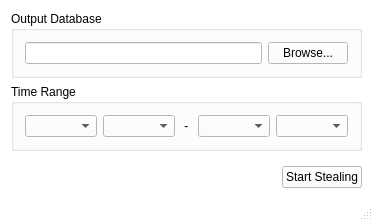
<?xml version="1.0" encoding="UTF-8"?>
<ui version="4.0">
 <class>MainWindow</class>
 <widget class="QMainWindow" name="MainWindow">
  <property name="geometry">
   <rect>
    <x>0</x>
    <y>0</y>
    <width>348</width>
    <height>192</height>
   </rect>
  </property>
  <property name="palette">
   <palette>
    <active>
     <colorrole role="WindowText">
      <brush brushstyle="SolidPattern">
       <color alpha="255">
        <red>0</red>
        <green>0</green>
        <blue>0</blue>
       </color>
      </brush>
     </colorrole>
     <colorrole role="Button">
      <brush brushstyle="SolidPattern">
       <color alpha="255">
        <red>255</red>
        <green>255</green>
        <blue>255</blue>
       </color>
      </brush>
     </colorrole>
     <colorrole role="Light">
      <brush brushstyle="SolidPattern">
       <color alpha="255">
        <red>255</red>
        <green>255</green>
        <blue>255</blue>
       </color>
      </brush>
     </colorrole>
     <colorrole role="Midlight">
      <brush brushstyle="SolidPattern">
       <color alpha="255">
        <red>255</red>
        <green>255</green>
        <blue>255</blue>
       </color>
      </brush>
     </colorrole>
     <colorrole role="Dark">
      <brush brushstyle="SolidPattern">
       <color alpha="255">
        <red>127</red>
        <green>127</green>
        <blue>127</blue>
       </color>
      </brush>
     </colorrole>
     <colorrole role="Mid">
      <brush brushstyle="SolidPattern">
       <color alpha="255">
        <red>170</red>
        <green>170</green>
        <blue>170</blue>
       </color>
      </brush>
     </colorrole>
     <colorrole role="Text">
      <brush brushstyle="SolidPattern">
       <color alpha="255">
        <red>0</red>
        <green>0</green>
        <blue>0</blue>
       </color>
      </brush>
     </colorrole>
     <colorrole role="BrightText">
      <brush brushstyle="SolidPattern">
       <color alpha="255">
        <red>255</red>
        <green>255</green>
        <blue>255</blue>
       </color>
      </brush>
     </colorrole>
     <colorrole role="ButtonText">
      <brush brushstyle="SolidPattern">
       <color alpha="255">
        <red>0</red>
        <green>0</green>
        <blue>0</blue>
       </color>
      </brush>
     </colorrole>
     <colorrole role="Base">
      <brush brushstyle="SolidPattern">
       <color alpha="255">
        <red>255</red>
        <green>255</green>
        <blue>255</blue>
       </color>
      </brush>
     </colorrole>
     <colorrole role="Window">
      <brush brushstyle="SolidPattern">
       <color alpha="255">
        <red>255</red>
        <green>255</green>
        <blue>255</blue>
       </color>
      </brush>
     </colorrole>
     <colorrole role="Shadow">
      <brush brushstyle="SolidPattern">
       <color alpha="255">
        <red>0</red>
        <green>0</green>
        <blue>0</blue>
       </color>
      </brush>
     </colorrole>
     <colorrole role="AlternateBase">
      <brush brushstyle="SolidPattern">
       <color alpha="255">
        <red>255</red>
        <green>255</green>
        <blue>255</blue>
       </color>
      </brush>
     </colorrole>
     <colorrole role="ToolTipBase">
      <brush brushstyle="SolidPattern">
       <color alpha="255">
        <red>255</red>
        <green>255</green>
        <blue>220</blue>
       </color>
      </brush>
     </colorrole>
     <colorrole role="ToolTipText">
      <brush brushstyle="SolidPattern">
       <color alpha="255">
        <red>0</red>
        <green>0</green>
        <blue>0</blue>
       </color>
      </brush>
     </colorrole>
    </active>
    <inactive>
     <colorrole role="WindowText">
      <brush brushstyle="SolidPattern">
       <color alpha="255">
        <red>0</red>
        <green>0</green>
        <blue>0</blue>
       </color>
      </brush>
     </colorrole>
     <colorrole role="Button">
      <brush brushstyle="SolidPattern">
       <color alpha="255">
        <red>255</red>
        <green>255</green>
        <blue>255</blue>
       </color>
      </brush>
     </colorrole>
     <colorrole role="Light">
      <brush brushstyle="SolidPattern">
       <color alpha="255">
        <red>255</red>
        <green>255</green>
        <blue>255</blue>
       </color>
      </brush>
     </colorrole>
     <colorrole role="Midlight">
      <brush brushstyle="SolidPattern">
       <color alpha="255">
        <red>255</red>
        <green>255</green>
        <blue>255</blue>
       </color>
      </brush>
     </colorrole>
     <colorrole role="Dark">
      <brush brushstyle="SolidPattern">
       <color alpha="255">
        <red>127</red>
        <green>127</green>
        <blue>127</blue>
       </color>
      </brush>
     </colorrole>
     <colorrole role="Mid">
      <brush brushstyle="SolidPattern">
       <color alpha="255">
        <red>170</red>
        <green>170</green>
        <blue>170</blue>
       </color>
      </brush>
     </colorrole>
     <colorrole role="Text">
      <brush brushstyle="SolidPattern">
       <color alpha="255">
        <red>0</red>
        <green>0</green>
        <blue>0</blue>
       </color>
      </brush>
     </colorrole>
     <colorrole role="BrightText">
      <brush brushstyle="SolidPattern">
       <color alpha="255">
        <red>255</red>
        <green>255</green>
        <blue>255</blue>
       </color>
      </brush>
     </colorrole>
     <colorrole role="ButtonText">
      <brush brushstyle="SolidPattern">
       <color alpha="255">
        <red>0</red>
        <green>0</green>
        <blue>0</blue>
       </color>
      </brush>
     </colorrole>
     <colorrole role="Base">
      <brush brushstyle="SolidPattern">
       <color alpha="255">
        <red>255</red>
        <green>255</green>
        <blue>255</blue>
       </color>
      </brush>
     </colorrole>
     <colorrole role="Window">
      <brush brushstyle="SolidPattern">
       <color alpha="255">
        <red>255</red>
        <green>255</green>
        <blue>255</blue>
       </color>
      </brush>
     </colorrole>
     <colorrole role="Shadow">
      <brush brushstyle="SolidPattern">
       <color alpha="255">
        <red>0</red>
        <green>0</green>
        <blue>0</blue>
       </color>
      </brush>
     </colorrole>
     <colorrole role="AlternateBase">
      <brush brushstyle="SolidPattern">
       <color alpha="255">
        <red>255</red>
        <green>255</green>
        <blue>255</blue>
       </color>
      </brush>
     </colorrole>
     <colorrole role="ToolTipBase">
      <brush brushstyle="SolidPattern">
       <color alpha="255">
        <red>255</red>
        <green>255</green>
        <blue>220</blue>
       </color>
      </brush>
     </colorrole>
     <colorrole role="ToolTipText">
      <brush brushstyle="SolidPattern">
       <color alpha="255">
        <red>0</red>
        <green>0</green>
        <blue>0</blue>
       </color>
      </brush>
     </colorrole>
    </inactive>
    <disabled>
     <colorrole role="WindowText">
      <brush brushstyle="SolidPattern">
       <color alpha="255">
        <red>127</red>
        <green>127</green>
        <blue>127</blue>
       </color>
      </brush>
     </colorrole>
     <colorrole role="Button">
      <brush brushstyle="SolidPattern">
       <color alpha="255">
        <red>255</red>
        <green>255</green>
        <blue>255</blue>
       </color>
      </brush>
     </colorrole>
     <colorrole role="Light">
      <brush brushstyle="SolidPattern">
       <color alpha="255">
        <red>255</red>
        <green>255</green>
        <blue>255</blue>
       </color>
      </brush>
     </colorrole>
     <colorrole role="Midlight">
      <brush brushstyle="SolidPattern">
       <color alpha="255">
        <red>255</red>
        <green>255</green>
        <blue>255</blue>
       </color>
      </brush>
     </colorrole>
     <colorrole role="Dark">
      <brush brushstyle="SolidPattern">
       <color alpha="255">
        <red>127</red>
        <green>127</green>
        <blue>127</blue>
       </color>
      </brush>
     </colorrole>
     <colorrole role="Mid">
      <brush brushstyle="SolidPattern">
       <color alpha="255">
        <red>170</red>
        <green>170</green>
        <blue>170</blue>
       </color>
      </brush>
     </colorrole>
     <colorrole role="Text">
      <brush brushstyle="SolidPattern">
       <color alpha="255">
        <red>127</red>
        <green>127</green>
        <blue>127</blue>
       </color>
      </brush>
     </colorrole>
     <colorrole role="BrightText">
      <brush brushstyle="SolidPattern">
       <color alpha="255">
        <red>255</red>
        <green>255</green>
        <blue>255</blue>
       </color>
      </brush>
     </colorrole>
     <colorrole role="ButtonText">
      <brush brushstyle="SolidPattern">
       <color alpha="255">
        <red>127</red>
        <green>127</green>
        <blue>127</blue>
       </color>
      </brush>
     </colorrole>
     <colorrole role="Base">
      <brush brushstyle="SolidPattern">
       <color alpha="255">
        <red>255</red>
        <green>255</green>
        <blue>255</blue>
       </color>
      </brush>
     </colorrole>
     <colorrole role="Window">
      <brush brushstyle="SolidPattern">
       <color alpha="255">
        <red>255</red>
        <green>255</green>
        <blue>255</blue>
       </color>
      </brush>
     </colorrole>
     <colorrole role="Shadow">
      <brush brushstyle="SolidPattern">
       <color alpha="255">
        <red>0</red>
        <green>0</green>
        <blue>0</blue>
       </color>
      </brush>
     </colorrole>
     <colorrole role="AlternateBase">
      <brush brushstyle="SolidPattern">
       <color alpha="255">
        <red>255</red>
        <green>255</green>
        <blue>255</blue>
       </color>
      </brush>
     </colorrole>
     <colorrole role="ToolTipBase">
      <brush brushstyle="SolidPattern">
       <color alpha="255">
        <red>255</red>
        <green>255</green>
        <blue>220</blue>
       </color>
      </brush>
     </colorrole>
     <colorrole role="ToolTipText">
      <brush brushstyle="SolidPattern">
       <color alpha="255">
        <red>0</red>
        <green>0</green>
        <blue>0</blue>
       </color>
      </brush>
     </colorrole>
    </disabled>
   </palette>
  </property>
  <property name="windowTitle">
   <string>NBA Stats Thief</string>
  </property>
  <widget class="QWidget" name="centralWidget">
   <layout class="QVBoxLayout" name="verticalLayout">
    <item>
     <widget class="QGroupBox" name="gbOutputDB">
      <property name="title">
       <string>Output Database</string>
      </property>
      <layout class="QHBoxLayout" name="horizontalLayout">
       <item>
        <widget class="QLineEdit" name="leOutputDB"/>
       </item>
       <item>
        <widget class="QPushButton" name="pbBrowse">
         <property name="text">
          <string>Browse...</string>
         </property>
        </widget>
       </item>
      </layout>
     </widget>
    </item>
    <item>
     <widget class="QGroupBox" name="gbTimeRange">
      <property name="title">
       <string>Time Range</string>
      </property>
      <layout class="QHBoxLayout" name="horizontalLayout_2">
       <item>
        <widget class="QComboBox" name="cbFromMonth"/>
       </item>
       <item>
        <widget class="QComboBox" name="cbFromYear"/>
       </item>
       <item>
        <widget class="QLabel" name="lblTimeRange">
         <property name="text">
          <string> - </string>
         </property>
        </widget>
       </item>
       <item>
        <widget class="QComboBox" name="cbToMonth"/>
       </item>
       <item>
        <widget class="QComboBox" name="cbToYear"/>
       </item>
      </layout>
     </widget>
    </item>
    <item>
     <layout class="QHBoxLayout" name="hlStartStealing">
      <property name="topMargin">
       <number>9</number>
      </property>
      <item>
       <spacer name="hsStartStealing">
        <property name="orientation">
         <enum>Qt::Horizontal</enum>
        </property>
        <property name="sizeHint" stdset="0">
         <size>
          <width>40</width>
          <height>20</height>
         </size>
        </property>
       </spacer>
      </item>
      <item>
       <widget class="QPushButton" name="pbStartStealing">
        <property name="text">
         <string>Start Stealing</string>
        </property>
       </widget>
      </item>
     </layout>
    </item>
   </layout>
  </widget>
  <widget class="QStatusBar" name="statusBar"/>
 </widget>
 <layoutdefault spacing="6" margin="11"/>
 <resources/>
 <connections/>
</ui>
